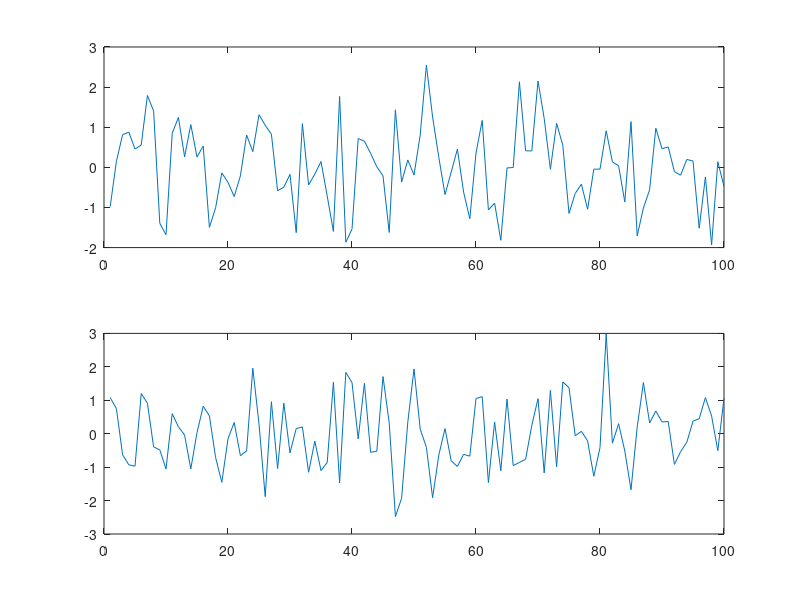

Recreate this plot in MATLAB.
function plot_subplot()
    %Vetor com 100 elementos
    tempo = 1:100;

    %Vetor com 100 elementos aleatorios
    sinal_um = randn(1, 100);

    %Vetor com 100 elementos aleatorios
    sinal_dois = randn(1, 100);

    %Subplot com 2 linas e 1 coluna
    subplot(2, 1, 1)
    plot(tempo, sinal_um)

    subplot(2, 1, 2)
    plot(tempo, sinal_dois)
end
